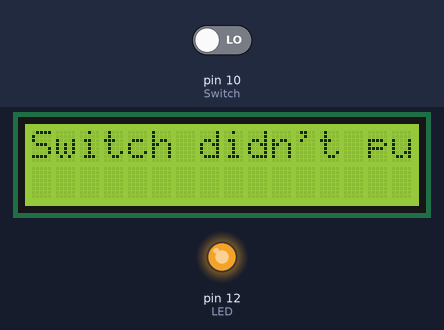
A program run on a simulated Raspberry Pi (header pin numbers). Shown: 16×2 character LCD, output pins drawn as LEDs (lit = HIGH). Inputs (shaded band) come from the test bench; at power-on: pin 10 (Switch) LOW. Library files of the repository ran but are not shown: I2C_driver.py; what the program prints to the terminal is not drawn.

Above: at 1.4 s.
1.5 s: pin 10 (Switch) driven HIGH
At 6.5 s:
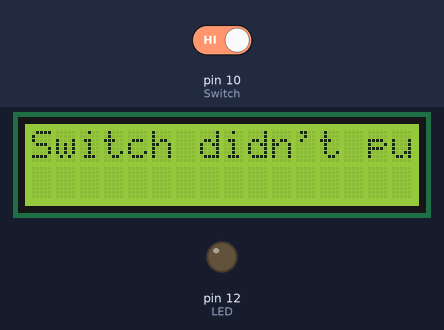
At 7.6 s:
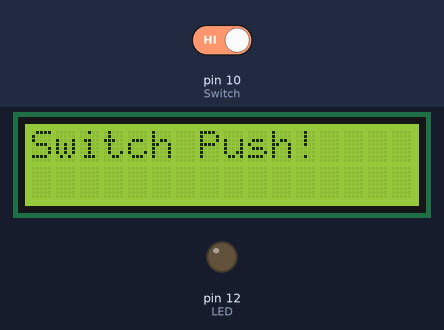
Timing chart, 0 to 22.1 s (numbered marks = the images above; inputs shaded):
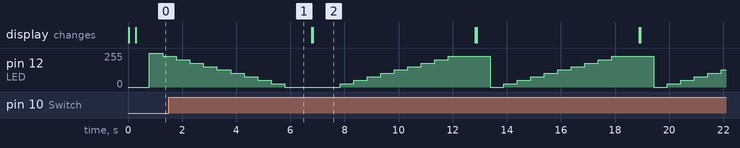

Measured:
- after the input at 1.5 s, the display: first differs from a run without the input after 5.3 s (image 2)

The program:

PWM_push_off.py
```python
import RPi.GPIO as GPIO
import I2C_driver as LCD
import time

GPIO.setwarnings(False)
GPIO.setmode(GPIO.BOARD)

Switch = 10
LED = 12
mylcd = LCD.lcd()

GPIO.setup(Switch, GPIO.IN, pull_up_down=GPIO.PUD_DOWN)
GPIO.setup(LED, GPIO.OUT, initial=GPIO.LOW)

def main(light, p):
    p.ChangeDutyCycle(light)

try:
    p1 = GPIO.PWM(LED, 100)
    p1.start(0)

    while 1:
        if GPIO.input(Switch) == GPIO.HIGH:
            print("Switch Push")
            mylcd.lcd_display_string("Switch Push!", 1)
            time.sleep(0.5)

            for i in range(10):
                GPIO.output(LED, True)
                p1.ChangeDutyCycle(i * 10)
                main(i * 10, p1)
                time.sleep(0.5)

            time.sleep(0.5)
            mylcd.lcd_clear()

        else:
            print("Switch didn't push")
            mylcd.lcd_display_string("Switch didn't push!", 1)
            time.sleep(0.5)

            for j in range(10, -1, -1):
                p1.start(100)
                GPIO.output(LED, True)
                p1.ChangeDutyCycle(j * 10)
                main(j * 10, p1)
                time.sleep(0.5)

            time.sleep(0.5)
            mylcd.lcd_clear()

except KeyboardInterrupt:
    pass

finally:
    GPIO.cleanup()

if __name__ == '__main__':
    main(light, p)
```
